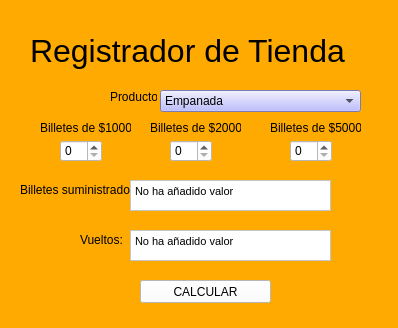
<?xml version="1.0" encoding="UTF-8"?>
<ui version="4.0">
 <class>MainWindow</class>
 <widget class="QMainWindow" name="MainWindow">
  <property name="geometry">
   <rect>
    <x>0</x>
    <y>0</y>
    <width>398</width>
    <height>328</height>
   </rect>
  </property>
  <property name="windowTitle">
   <string>Registrador</string>
  </property>
  <property name="autoFillBackground">
   <bool>false</bool>
  </property>
  <property name="styleSheet">
   <string notr="true">background-color: rgb(0, 255, 255);
background-color: rgb(255, 170, 0);</string>
  </property>
  <property name="toolButtonStyle">
   <enum>Qt::ToolButtonIconOnly</enum>
  </property>
  <widget class="QWidget" name="centralwidget">
   <widget class="QComboBox" name="producto">
    <property name="geometry">
     <rect>
      <x>160</x>
      <y>90</y>
      <width>201</width>
      <height>22</height>
     </rect>
    </property>
    <property name="styleSheet">
     <string notr="true">background-color: rgb(255, 255, 255);
background-color: rgb(170, 170, 255);</string>
    </property>
    <item>
     <property name="text">
      <string>Empanada</string>
     </property>
    </item>
    <item>
     <property name="text">
      <string>Sandwich</string>
     </property>
    </item>
    <item>
     <property name="text">
      <string>Perro caliente y naranjada</string>
     </property>
    </item>
    <item>
     <property name="text">
      <string>Papas locas y limonada</string>
     </property>
    </item>
    <item>
     <property name="text">
      <string>Hamburguesa y coca-cola</string>
     </property>
    </item>
   </widget>
   <widget class="QPushButton" name="ok">
    <property name="geometry">
     <rect>
      <x>140</x>
      <y>280</y>
      <width>131</width>
      <height>23</height>
     </rect>
    </property>
    <property name="styleSheet">
     <string notr="true">background-color: rgb(255, 255, 255);</string>
    </property>
    <property name="text">
     <string>CALCULAR</string>
    </property>
   </widget>
   <widget class="QLabel" name="label">
    <property name="geometry">
     <rect>
      <x>110</x>
      <y>90</y>
      <width>47</width>
      <height>13</height>
     </rect>
    </property>
    <property name="text">
     <string>Producto:</string>
    </property>
   </widget>
   <widget class="QLabel" name="label_2">
    <property name="geometry">
     <rect>
      <x>30</x>
      <y>20</y>
      <width>371</width>
      <height>61</height>
     </rect>
    </property>
    <property name="font">
     <font>
      <pointsize>24</pointsize>
     </font>
    </property>
    <property name="text">
     <string>Registrador de Tienda</string>
    </property>
   </widget>
   <widget class="QLabel" name="label_3">
    <property name="geometry">
     <rect>
      <x>20</x>
      <y>180</y>
      <width>111</width>
      <height>20</height>
     </rect>
    </property>
    <property name="text">
     <string>Billetes suministrados:</string>
    </property>
   </widget>
   <widget class="QTextEdit" name="total">
    <property name="geometry">
     <rect>
      <x>130</x>
      <y>180</y>
      <width>201</width>
      <height>31</height>
     </rect>
    </property>
    <property name="styleSheet">
     <string notr="true">background-color: rgb(255, 255, 255);</string>
    </property>
    <property name="html">
     <string>&lt;!DOCTYPE HTML PUBLIC &quot;-//W3C//DTD HTML 4.0//EN&quot; &quot;http://www.w3.org/TR/REC-html40/strict.dtd&quot;&gt;
&lt;html&gt;&lt;head&gt;&lt;meta name=&quot;qrichtext&quot; content=&quot;1&quot; /&gt;&lt;style type=&quot;text/css&quot;&gt;
p, li { white-space: pre-wrap; }
&lt;/style&gt;&lt;/head&gt;&lt;body style=&quot; font-family:'MS Shell Dlg 2'; font-size:8.25pt; font-weight:400; font-style:normal;&quot;&gt;
&lt;p style=&quot; margin-top:0px; margin-bottom:0px; margin-left:0px; margin-right:0px; -qt-block-indent:0; text-indent:0px;&quot;&gt;No ha añadido valor&lt;/p&gt;&lt;/body&gt;&lt;/html&gt;</string>
    </property>
   </widget>
   <widget class="QSpinBox" name="m1">
    <property name="geometry">
     <rect>
      <x>60</x>
      <y>140</y>
      <width>42</width>
      <height>22</height>
     </rect>
    </property>
    <property name="styleSheet">
     <string notr="true">background-color: rgb(255, 255, 255);</string>
    </property>
   </widget>
   <widget class="QLabel" name="label_4">
    <property name="geometry">
     <rect>
      <x>40</x>
      <y>120</y>
      <width>91</width>
      <height>16</height>
     </rect>
    </property>
    <property name="text">
     <string>Billetes de $1000</string>
    </property>
   </widget>
   <widget class="QSpinBox" name="m2">
    <property name="geometry">
     <rect>
      <x>170</x>
      <y>140</y>
      <width>42</width>
      <height>22</height>
     </rect>
    </property>
    <property name="styleSheet">
     <string notr="true">background-color: rgb(255, 255, 255);</string>
    </property>
   </widget>
   <widget class="QSpinBox" name="m3">
    <property name="geometry">
     <rect>
      <x>290</x>
      <y>140</y>
      <width>42</width>
      <height>22</height>
     </rect>
    </property>
    <property name="styleSheet">
     <string notr="true">background-color: rgb(255, 255, 255);</string>
    </property>
   </widget>
   <widget class="QLabel" name="label_5">
    <property name="geometry">
     <rect>
      <x>150</x>
      <y>120</y>
      <width>91</width>
      <height>16</height>
     </rect>
    </property>
    <property name="text">
     <string>Billetes de $2000</string>
    </property>
   </widget>
   <widget class="QLabel" name="label_6">
    <property name="geometry">
     <rect>
      <x>270</x>
      <y>120</y>
      <width>91</width>
      <height>16</height>
     </rect>
    </property>
    <property name="text">
     <string>Billetes de $5000</string>
    </property>
   </widget>
   <widget class="QLabel" name="label_7">
    <property name="geometry">
     <rect>
      <x>80</x>
      <y>230</y>
      <width>101</width>
      <height>20</height>
     </rect>
    </property>
    <property name="text">
     <string>Vueltos:</string>
    </property>
   </widget>
   <widget class="QTextEdit" name="total2">
    <property name="geometry">
     <rect>
      <x>130</x>
      <y>230</y>
      <width>201</width>
      <height>31</height>
     </rect>
    </property>
    <property name="styleSheet">
     <string notr="true">background-color: rgb(255, 255, 255);</string>
    </property>
    <property name="html">
     <string>&lt;!DOCTYPE HTML PUBLIC &quot;-//W3C//DTD HTML 4.0//EN&quot; &quot;http://www.w3.org/TR/REC-html40/strict.dtd&quot;&gt;
&lt;html&gt;&lt;head&gt;&lt;meta name=&quot;qrichtext&quot; content=&quot;1&quot; /&gt;&lt;style type=&quot;text/css&quot;&gt;
p, li { white-space: pre-wrap; }
&lt;/style&gt;&lt;/head&gt;&lt;body style=&quot; font-family:'MS Shell Dlg 2'; font-size:8.25pt; font-weight:400; font-style:normal;&quot;&gt;
&lt;p style=&quot; margin-top:0px; margin-bottom:0px; margin-left:0px; margin-right:0px; -qt-block-indent:0; text-indent:0px;&quot;&gt;No ha añadido valor&lt;/p&gt;&lt;/body&gt;&lt;/html&gt;</string>
    </property>
   </widget>
  </widget>
  <widget class="QStatusBar" name="statusbar"/>
 </widget>
 <resources/>
 <connections/>
</ui>
